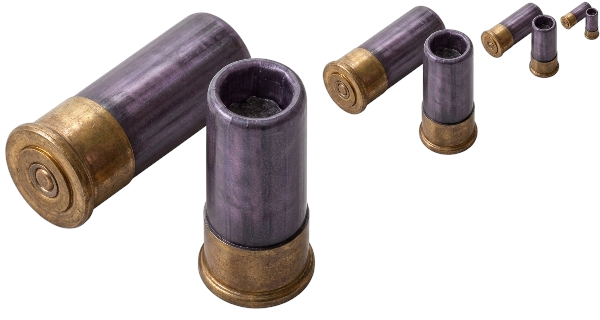
#> input picture 5dim_battlefield/tungsteno escopeta.png, 600 x 320 px
$ python install-custom-charging-roboport-art.py '../5dim_battlefield/tungsteno escopeta.png' --family charging
#> lines starting #> are read from the running program, lines starting #| are printed output that depends on the picture
#!/usr/bin/env python3
from __future__ import annotations

import argparse
from pathlib import Path

from PIL import Image, ImageChops, ImageFilter


ROOT = Path(__file__).resolve().parents[1]
FAMILY_NAMES = {"charging", "logistic", "construction", "compact"}


def get_icon_target(family: str) -> Path:
    return ROOT / "5dim_logistic" / "graphics" / "icons" / f"roboport-{family}"


def get_base_target(family: str) -> Path:
    return ROOT / "5dim_logistic" / "graphics" / "entities" / "roboport" / f"roboport-base-{family}"


def get_base_patch_target(family: str) -> Path:
    return ROOT / "5dim_logistic" / "graphics" / "entities" / "roboport" / f"roboport-base-patch-{family}"


def ensure_dirs(family: str) -> tuple[Path, Path, Path]:
    icon_target = get_icon_target(family)
    base_target = get_base_target(family)
    base_patch_target = get_base_patch_target(family)

    icon_target.mkdir(parents=True, exist_ok=True)
    base_target.mkdir(parents=True, exist_ok=True)
    base_patch_target.mkdir(parents=True, exist_ok=True)

    return icon_target, base_target, base_patch_target


def load_image(source: Path) -> Image.Image:
    return Image.open(source).convert("RGBA")
#> returned value is the input picture: PIL image 600x320 RGBA; mean R, G, B, A 42.6, 35.1, 33.6, 86.5


def remove_black_background(image: Image.Image, threshold: int) -> Image.Image:
#> called with threshold = 12
    rgba = image.convert("RGBA")
    pixels = rgba.load()
    width, height = rgba.size
#> width = 600; height = 320

    for y in range(height):
        for x in range(width):
            red, green, blue, alpha = pixels[x, y]
            if alpha == 0:
                continue

            if red <= threshold and green <= threshold and blue <= threshold:
                pixels[x, y] = (red, green, blue, 0)

    return rgba


def trim(image: Image.Image) -> Image.Image:
    background = Image.new("RGBA", image.size, (0, 0, 0, 0))
#> background: PIL image 600x320 RGBA; every value is 0
    diff = ImageChops.difference(image, background)
    bbox = diff.getbbox()
#> bbox = (0, 0, 600, 312)
    if not bbox:
        return image
    return image.crop(bbox)
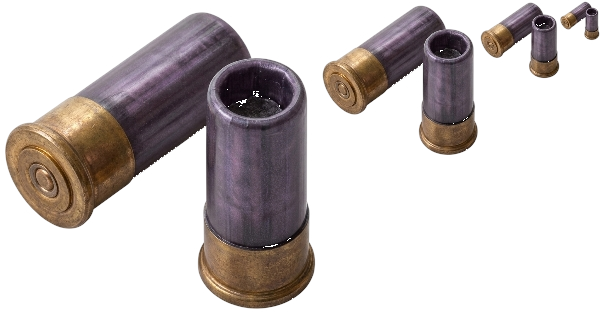
#> returned value: PIL image 600x312 RGBA; mean R, G, B, A 43.7, 36, 34.4, 88.6; transparent parts drawn white


def crop_relative(image: Image.Image, bounds: tuple[float, float, float, float] | None) -> Image.Image:
    if not bounds:
        return image

    left, top, right, bottom = bounds
    width, height = image.size
    crop_box = (
        max(0, min(width, round(width * left))),
        max(0, min(height, round(height * top))),
        max(0, min(width, round(width * right))),
        max(0, min(height, round(height * bottom))),
    )

    if crop_box[0] >= crop_box[2] or crop_box[1] >= crop_box[3]:
        return image

    return image.crop(crop_box)


def fit_canvas(image: Image.Image, size: tuple[int, int], scale: float, offset_y: float = 0.0) -> Image.Image:
    width, height = size
    trimmed = trim(image)

    target_width = max(1, int(width * scale))
    target_height = max(1, int(height * scale))
    resized = trimmed.copy()
    resized.thumbnail((target_width, target_height), Image.Resampling.LANCZOS)
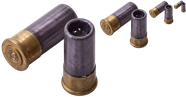
#> resized: PIL image 186x97 RGBA; mean R, G, B, A 42.7, 35.3, 33.7, 88.6; transparent parts drawn white

    canvas = Image.new("RGBA", size, (0, 0, 0, 0))
#> canvas: PIL image 228x277 RGBA; every value is 0
    pos_x = (width - resized.width) // 2
#> pos_x = 21
    pos_y = int((height - resized.height) * 0.5 + offset_y)
#> pos_y = 104
    canvas.alpha_composite(resized, (pos_x, pos_y))
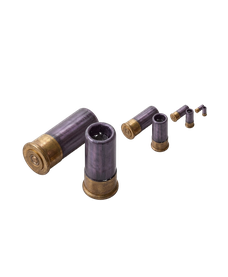
#> canvas: PIL image 228x277 RGBA; mean R, G, B, A 12.2, 10.1, 9.6, 25.3; transparent parts drawn white
    return canvas


def sharpen(image: Image.Image) -> Image.Image:
    return image.filter(ImageFilter.UnsharpMask(radius=1.2, percent=130, threshold=2))
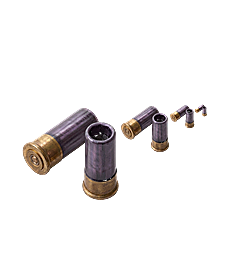
#> returned value: PIL image 228x277 RGBA; mean R, G, B, A 13.2, 11, 10.5, 25.3; transparent parts drawn white


def build_base_sprite(source: Image.Image, scale: float, offset_y: float) -> Image.Image:
    canvas = fit_canvas(source, (228, 277), scale, offset_y=offset_y)
    return sharpen(canvas)


def build_icon(
    source: Image.Image,
    scale: float,
    offset_y: float,
    crop_bounds: tuple[float, float, float, float] | None,
) -> Image.Image:
    icon_source = trim(source)
    icon_source = crop_relative(icon_source, crop_bounds)
    canvas = fit_canvas(icon_source, (64, 64), scale, offset_y=offset_y)
    return sharpen(canvas)


def build_base_patch() -> Image.Image:
    return Image.new("RGBA", (138, 100), (0, 0, 0, 0))


def save_repeated(image: Image.Image, directory: Path, prefix: str) -> None:
    for tier in range(1, 11):
        image.save(directory / f"{prefix}-{tier:02d}.png")


def ensure_deletable_source(source: Path, family: str) -> None:
    forbidden_targets = {
        get_icon_target(family),
        get_base_target(family),
        get_base_patch_target(family),
    }

    source_parent = source.resolve().parent
    if source_parent in forbidden_targets:
        raise SystemExit("Refusing to delete a source file from the generated target directories.")


def main() -> None:
    parser = argparse.ArgumentParser(description="Install custom art for a specialized roboport family.")
    parser.add_argument("source", type=Path, help="Source PNG to use for the charging roboport.")
    parser.add_argument(
        "--family",
        required=True,
        choices=sorted(FAMILY_NAMES),
        help="Target roboport family to update.",
    )
    parser.add_argument(
        "--black-threshold",
        type=int,
        default=12,
        help="Pixels at or below this RGB threshold are made transparent. Default: 12",
    )
    parser.add_argument(
        "--base-scale",
        type=float,
        default=0.82,
        help="Relative scale of the entity sprite inside the 228x277 roboport canvas.",
    )
    parser.add_argument(
        "--base-offset-y",
        type=float,
        default=14,
        help="Vertical offset for the entity sprite inside the 228x277 roboport canvas.",
    )
    parser.add_argument(
        "--icon-scale",
        type=float,
        default=0.78,
        help="Relative scale of the icon sprite inside the 64x64 icon canvas.",
    )
    parser.add_argument(
        "--icon-offset-y",
        type=float,
        default=1,
        help="Vertical offset for the icon sprite inside the 64x64 icon canvas.",
    )
    parser.add_argument(
        "--icon-crop",
        nargs=4,
        type=float,
        metavar=("LEFT", "TOP", "RIGHT", "BOTTOM"),
        help="Relative crop bounds applied only to the trimmed icon source, each between 0 and 1.",
    )
    parser.add_argument(
        "--delete-source",
        action="store_true",
        help="Delete the source image after installing it.",
    )
    args = parser.parse_args()

    icon_target, base_target, base_patch_target = ensure_dirs(args.family)
    source_image = load_image(args.source)
    source_image = remove_black_background(source_image, args.black_threshold)

    base_sprite = build_base_sprite(source_image, args.base_scale, args.base_offset_y)
    base_patch_sprite = build_base_patch()
#> base_patch_sprite: PIL image 138x100 RGBA; every value is 0
    icon_crop = tuple(args.icon_crop) if args.icon_crop else None
    icon_sprite = build_icon(source_image, args.icon_scale, args.icon_offset_y, icon_crop)
#> call 2 of fit_canvas, with size = (64, 64), scale = 0.78, offset_y = 1
#> in trim (call 3), `background = Image.new("RGBA", image.size, (0, 0, 0, 0))`: background: PIL image 600x312 RGBA; every value is 0
#> in fit_canvas (call 2), `resized.thumbnail((target_width, target_height), Image.Resampling.LANC..`:
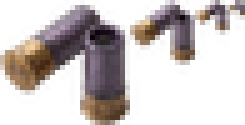
#> resized: PIL image 49x25 RGBA (shown 5 times larger); mean R, G, B, A 58.3, 48.5, 45, 88.8; transparent parts drawn white
#> in fit_canvas (call 2), `canvas = Image.new("RGBA", size, (0, 0, 0, 0))`: canvas: PIL image 64x64 RGBA; every value is 0
#> in fit_canvas (call 2), `canvas.alpha_composite(resized, (pos_x, pos_y))`:
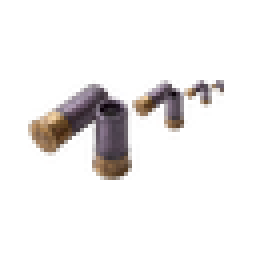
#> canvas: PIL image 64x64 RGBA (shown 4 times larger); mean R, G, B, A 17.4, 14.5, 13.4, 26.6; transparent parts drawn white
#> in sharpen (call 2), `return image.filter(ImageFilter.UnsharpMask(radius=1.2, percent=130, t..`:
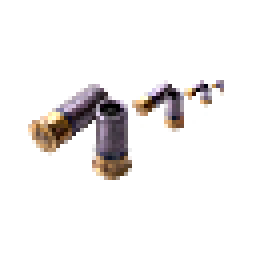
#> returned value: PIL image 64x64 RGBA (shown 4 times larger); mean R, G, B, A 20.9, 17.7, 16.4, 26.6; transparent parts drawn white

    save_repeated(base_sprite, base_target, "roboport-base")
    save_repeated(base_patch_sprite, base_patch_target, "roboport-base-patch")
    save_repeated(icon_sprite, icon_target, "roboport-icon")

    if args.delete_source:
        ensure_deletable_source(args.source, args.family)
        args.source.unlink()


if __name__ == "__main__":
    main()

$ run again, on 5dim_battlefield/tungsteno sniper.png
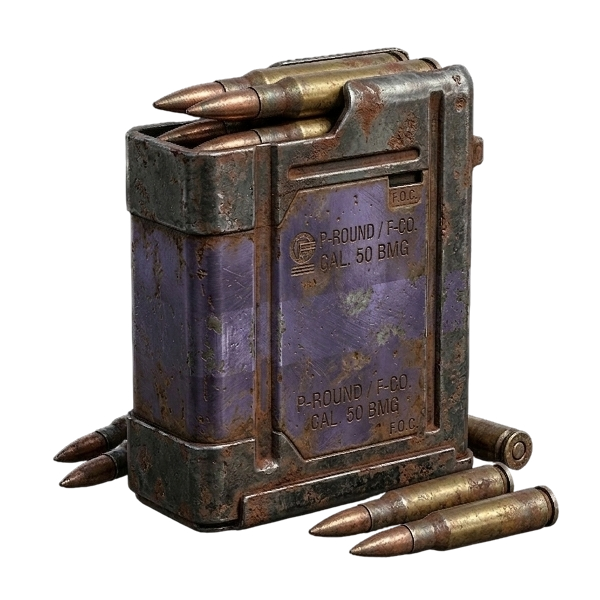
#> input picture 5dim_battlefield/tungsteno sniper.png, 600 x 600 px
#> in load_image, returned value is the input picture: PIL image 600x600 RGBA; mean R, G, B, A 41.7, 35.3, 33.2, 118.6
#> background: PIL image 600x600 RGBA; every value is 0
#> bbox = (49, 40, 560, 559)
#> in sharpen, `return image.filter(ImageFilter.UnsharpMask(radius=1.2, percent=130, t..`:
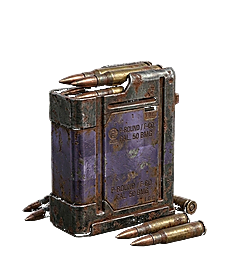
#> returned value: PIL image 228x277 RGBA; mean R, G, B, A 32.2, 27.5, 26.1, 88.2; transparent parts drawn white
#> base_patch_sprite: PIL image 138x100 RGBA; every value is 0
#> background: PIL image 511x519 RGBA; every value is 0
#> resized: PIL image 48x49 RGBA
#> in sharpen (call 2), `return image.filter(ImageFilter.UnsharpMask(radius=1.2, percent=130, t..`:
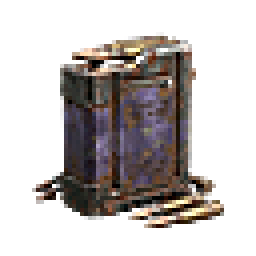
#> returned value: PIL image 64x64 RGBA (shown 4 times larger); mean R, G, B, A 38.8, 33.3, 31.4, 90.8; transparent parts drawn white
